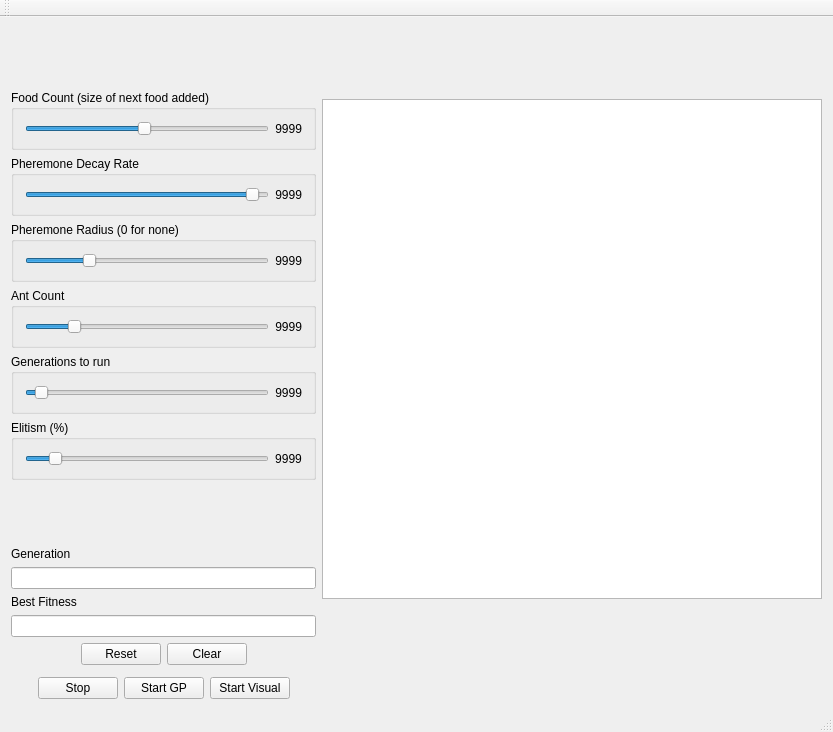
<?xml version="1.0" encoding="UTF-8"?>
<ui version="4.0">
 <class>Part3Window</class>
 <widget class="QMainWindow" name="Part3Window">
  <property name="geometry">
   <rect>
    <x>0</x>
    <y>0</y>
    <width>833</width>
    <height>732</height>
   </rect>
  </property>
  <property name="windowTitle">
   <string>Part3Window</string>
  </property>
  <widget class="QWidget" name="centralWidget">
   <layout class="QGridLayout" name="gridLayout">
    <item row="0" column="0">
     <layout class="QVBoxLayout" name="verticalLayout_2">
      <item>
       <spacer name="verticalSpacer_2">
        <property name="orientation">
         <enum>Qt::Vertical</enum>
        </property>
        <property name="sizeHint" stdset="0">
         <size>
          <width>20</width>
          <height>40</height>
         </size>
        </property>
       </spacer>
      </item>
      <item>
       <layout class="QVBoxLayout" name="verticalLayout">
        <item>
         <widget class="QGroupBox" name="groupBox_3">
          <property name="sizePolicy">
           <sizepolicy hsizetype="Preferred" vsizetype="Fixed">
            <horstretch>0</horstretch>
            <verstretch>0</verstretch>
           </sizepolicy>
          </property>
          <property name="title">
           <string>Food Count (size of next food added)</string>
          </property>
          <layout class="QHBoxLayout" name="horizontalLayout_3">
           <item>
            <widget class="QSlider" name="foodCountSlider">
             <property name="minimum">
              <number>10</number>
             </property>
             <property name="maximum">
              <number>500</number>
             </property>
             <property name="value">
              <number>250</number>
             </property>
             <property name="orientation">
              <enum>Qt::Horizontal</enum>
             </property>
            </widget>
           </item>
           <item>
            <widget class="QLabel" name="foodCountLabel">
             <property name="sizePolicy">
              <sizepolicy hsizetype="Fixed" vsizetype="Preferred">
               <horstretch>0</horstretch>
               <verstretch>0</verstretch>
              </sizepolicy>
             </property>
             <property name="minimumSize">
              <size>
               <width>24</width>
               <height>0</height>
              </size>
             </property>
             <property name="text">
              <string>9999</string>
             </property>
             <property name="alignment">
              <set>Qt::AlignRight|Qt::AlignTrailing|Qt::AlignVCenter</set>
             </property>
            </widget>
           </item>
          </layout>
         </widget>
        </item>
        <item>
         <widget class="QGroupBox" name="groupBox">
          <property name="sizePolicy">
           <sizepolicy hsizetype="Preferred" vsizetype="Fixed">
            <horstretch>0</horstretch>
            <verstretch>0</verstretch>
           </sizepolicy>
          </property>
          <property name="title">
           <string>Pheremone Decay Rate</string>
          </property>
          <layout class="QHBoxLayout" name="horizontalLayout">
           <item>
            <widget class="QSlider" name="decaySlider">
             <property name="minimum">
              <number>1</number>
             </property>
             <property name="maximum">
              <number>99</number>
             </property>
             <property name="value">
              <number>95</number>
             </property>
             <property name="tracking">
              <bool>true</bool>
             </property>
             <property name="orientation">
              <enum>Qt::Horizontal</enum>
             </property>
             <property name="invertedAppearance">
              <bool>false</bool>
             </property>
             <property name="invertedControls">
              <bool>false</bool>
             </property>
            </widget>
           </item>
           <item>
            <widget class="QLabel" name="decayLabel">
             <property name="sizePolicy">
              <sizepolicy hsizetype="Fixed" vsizetype="Preferred">
               <horstretch>0</horstretch>
               <verstretch>0</verstretch>
              </sizepolicy>
             </property>
             <property name="minimumSize">
              <size>
               <width>24</width>
               <height>0</height>
              </size>
             </property>
             <property name="text">
              <string>9999</string>
             </property>
             <property name="alignment">
              <set>Qt::AlignRight|Qt::AlignTrailing|Qt::AlignVCenter</set>
             </property>
            </widget>
           </item>
          </layout>
         </widget>
        </item>
        <item>
         <widget class="QGroupBox" name="groupBox_4">
          <property name="sizePolicy">
           <sizepolicy hsizetype="Preferred" vsizetype="Fixed">
            <horstretch>0</horstretch>
            <verstretch>0</verstretch>
           </sizepolicy>
          </property>
          <property name="title">
           <string>Pheremone Radius (0 for none)</string>
          </property>
          <layout class="QHBoxLayout" name="horizontalLayout_6">
           <item>
            <widget class="QSlider" name="pheremoneRadiusSlider">
             <property name="minimum">
              <number>0</number>
             </property>
             <property name="maximum">
              <number>20</number>
             </property>
             <property name="value">
              <number>5</number>
             </property>
             <property name="sliderPosition">
              <number>5</number>
             </property>
             <property name="orientation">
              <enum>Qt::Horizontal</enum>
             </property>
            </widget>
           </item>
           <item>
            <widget class="QLabel" name="pheremoneRadiusLabel">
             <property name="sizePolicy">
              <sizepolicy hsizetype="Fixed" vsizetype="Preferred">
               <horstretch>0</horstretch>
               <verstretch>0</verstretch>
              </sizepolicy>
             </property>
             <property name="minimumSize">
              <size>
               <width>24</width>
               <height>0</height>
              </size>
             </property>
             <property name="text">
              <string>9999</string>
             </property>
             <property name="alignment">
              <set>Qt::AlignRight|Qt::AlignTrailing|Qt::AlignVCenter</set>
             </property>
            </widget>
           </item>
          </layout>
         </widget>
        </item>
        <item>
         <widget class="QGroupBox" name="groupBox_2">
          <property name="sizePolicy">
           <sizepolicy hsizetype="Preferred" vsizetype="Fixed">
            <horstretch>0</horstretch>
            <verstretch>0</verstretch>
           </sizepolicy>
          </property>
          <property name="title">
           <string>Ant Count</string>
          </property>
          <layout class="QHBoxLayout" name="horizontalLayout_2">
           <item>
            <widget class="QSlider" name="antCountSlider">
             <property name="minimum">
              <number>10</number>
             </property>
             <property name="maximum">
              <number>500</number>
             </property>
             <property name="value">
              <number>100</number>
             </property>
             <property name="orientation">
              <enum>Qt::Horizontal</enum>
             </property>
            </widget>
           </item>
           <item>
            <widget class="QLabel" name="antCountLabel">
             <property name="sizePolicy">
              <sizepolicy hsizetype="Fixed" vsizetype="Preferred">
               <horstretch>0</horstretch>
               <verstretch>0</verstretch>
              </sizepolicy>
             </property>
             <property name="minimumSize">
              <size>
               <width>24</width>
               <height>0</height>
              </size>
             </property>
             <property name="layoutDirection">
              <enum>Qt::LeftToRight</enum>
             </property>
             <property name="text">
              <string>9999</string>
             </property>
             <property name="alignment">
              <set>Qt::AlignRight|Qt::AlignTrailing|Qt::AlignVCenter</set>
             </property>
            </widget>
           </item>
          </layout>
         </widget>
        </item>
        <item>
         <widget class="QGroupBox" name="groupBox_5">
          <property name="sizePolicy">
           <sizepolicy hsizetype="Preferred" vsizetype="Fixed">
            <horstretch>0</horstretch>
            <verstretch>0</verstretch>
           </sizepolicy>
          </property>
          <property name="title">
           <string>Generations to run</string>
          </property>
          <layout class="QHBoxLayout" name="horizontalLayout_7">
           <item>
            <widget class="QSlider" name="generationSlider">
             <property name="minimum">
              <number>10</number>
             </property>
             <property name="maximum">
              <number>1000</number>
             </property>
             <property name="value">
              <number>51</number>
             </property>
             <property name="orientation">
              <enum>Qt::Horizontal</enum>
             </property>
            </widget>
           </item>
           <item>
            <widget class="QLabel" name="generationLabel">
             <property name="sizePolicy">
              <sizepolicy hsizetype="Fixed" vsizetype="Preferred">
               <horstretch>0</horstretch>
               <verstretch>0</verstretch>
              </sizepolicy>
             </property>
             <property name="minimumSize">
              <size>
               <width>24</width>
               <height>0</height>
              </size>
             </property>
             <property name="text">
              <string>9999</string>
             </property>
             <property name="alignment">
              <set>Qt::AlignRight|Qt::AlignTrailing|Qt::AlignVCenter</set>
             </property>
            </widget>
           </item>
          </layout>
         </widget>
        </item>
        <item>
         <widget class="QGroupBox" name="groupBox_6">
          <property name="title">
           <string>Elitism (%)</string>
          </property>
          <layout class="QHBoxLayout" name="horizontalLayout_8">
           <item>
            <widget class="QSlider" name="elitismSlider">
             <property name="value">
              <number>10</number>
             </property>
             <property name="orientation">
              <enum>Qt::Horizontal</enum>
             </property>
            </widget>
           </item>
           <item>
            <widget class="QLabel" name="elitismLabel">
             <property name="sizePolicy">
              <sizepolicy hsizetype="Fixed" vsizetype="Preferred">
               <horstretch>0</horstretch>
               <verstretch>0</verstretch>
              </sizepolicy>
             </property>
             <property name="minimumSize">
              <size>
               <width>24</width>
               <height>0</height>
              </size>
             </property>
             <property name="text">
              <string>9999</string>
             </property>
             <property name="alignment">
              <set>Qt::AlignCenter</set>
             </property>
            </widget>
           </item>
          </layout>
         </widget>
        </item>
       </layout>
      </item>
      <item>
       <spacer name="verticalSpacer">
        <property name="orientation">
         <enum>Qt::Vertical</enum>
        </property>
        <property name="sizeHint" stdset="0">
         <size>
          <width>20</width>
          <height>40</height>
         </size>
        </property>
       </spacer>
      </item>
      <item>
       <widget class="QLabel" name="label">
        <property name="text">
         <string>Generation</string>
        </property>
       </widget>
      </item>
      <item>
       <widget class="QLineEdit" name="currGeneration">
        <property name="readOnly">
         <bool>true</bool>
        </property>
       </widget>
      </item>
      <item>
       <widget class="QLabel" name="label_2">
        <property name="text">
         <string>Best Fitness</string>
        </property>
       </widget>
      </item>
      <item>
       <widget class="QLineEdit" name="bestFitness">
        <property name="readOnly">
         <bool>true</bool>
        </property>
       </widget>
      </item>
     </layout>
    </item>
    <item row="0" column="1" rowspan="3">
     <widget class="GraphicsView" name="graphicsView">
      <property name="sizePolicy">
       <sizepolicy hsizetype="Fixed" vsizetype="Fixed">
        <horstretch>0</horstretch>
        <verstretch>0</verstretch>
       </sizepolicy>
      </property>
      <property name="minimumSize">
       <size>
        <width>500</width>
        <height>500</height>
       </size>
      </property>
      <property name="verticalScrollBarPolicy">
       <enum>Qt::ScrollBarAlwaysOff</enum>
      </property>
      <property name="horizontalScrollBarPolicy">
       <enum>Qt::ScrollBarAlwaysOff</enum>
      </property>
     </widget>
    </item>
    <item row="1" column="0">
     <layout class="QHBoxLayout" name="horizontalLayout_5">
      <item>
       <spacer name="horizontalSpacer_3">
        <property name="orientation">
         <enum>Qt::Horizontal</enum>
        </property>
        <property name="sizeHint" stdset="0">
         <size>
          <width>40</width>
          <height>20</height>
         </size>
        </property>
       </spacer>
      </item>
      <item>
       <widget class="QPushButton" name="resetButton">
        <property name="text">
         <string>Reset</string>
        </property>
       </widget>
      </item>
      <item>
       <widget class="QPushButton" name="clearButton">
        <property name="text">
         <string>Clear</string>
        </property>
       </widget>
      </item>
      <item>
       <spacer name="horizontalSpacer_4">
        <property name="orientation">
         <enum>Qt::Horizontal</enum>
        </property>
        <property name="sizeHint" stdset="0">
         <size>
          <width>40</width>
          <height>20</height>
         </size>
        </property>
       </spacer>
      </item>
     </layout>
    </item>
    <item row="3" column="0">
     <layout class="QHBoxLayout" name="horizontalLayout_4">
      <item>
       <spacer name="horizontalSpacer">
        <property name="orientation">
         <enum>Qt::Horizontal</enum>
        </property>
        <property name="sizeHint" stdset="0">
         <size>
          <width>18</width>
          <height>20</height>
         </size>
        </property>
       </spacer>
      </item>
      <item>
       <widget class="QPushButton" name="stopButton">
        <property name="text">
         <string>Stop</string>
        </property>
       </widget>
      </item>
      <item>
       <widget class="QPushButton" name="startButton">
        <property name="text">
         <string>Start GP</string>
        </property>
       </widget>
      </item>
      <item>
       <widget class="QPushButton" name="startVisual">
        <property name="text">
         <string>Start Visual</string>
        </property>
       </widget>
      </item>
      <item>
       <spacer name="horizontalSpacer_2">
        <property name="orientation">
         <enum>Qt::Horizontal</enum>
        </property>
        <property name="sizeHint" stdset="0">
         <size>
          <width>18</width>
          <height>20</height>
         </size>
        </property>
       </spacer>
      </item>
     </layout>
    </item>
   </layout>
  </widget>
  <widget class="QMenuBar" name="menuBar">
   <property name="geometry">
    <rect>
     <x>0</x>
     <y>0</y>
     <width>833</width>
     <height>22</height>
    </rect>
   </property>
  </widget>
  <widget class="QToolBar" name="mainToolBar">
   <property name="movable">
    <bool>true</bool>
   </property>
   <property name="allowedAreas">
    <set>Qt::AllToolBarAreas</set>
   </property>
   <attribute name="toolBarArea">
    <enum>TopToolBarArea</enum>
   </attribute>
   <attribute name="toolBarBreak">
    <bool>false</bool>
   </attribute>
  </widget>
  <widget class="QStatusBar" name="statusBar"/>
 </widget>
 <layoutdefault spacing="6" margin="11"/>
 <customwidgets>
  <customwidget>
   <class>GraphicsView</class>
   <extends>QGraphicsView</extends>
   <header>../common/graphicsview.h</header>
  </customwidget>
 </customwidgets>
 <resources/>
 <connections/>
</ui>
